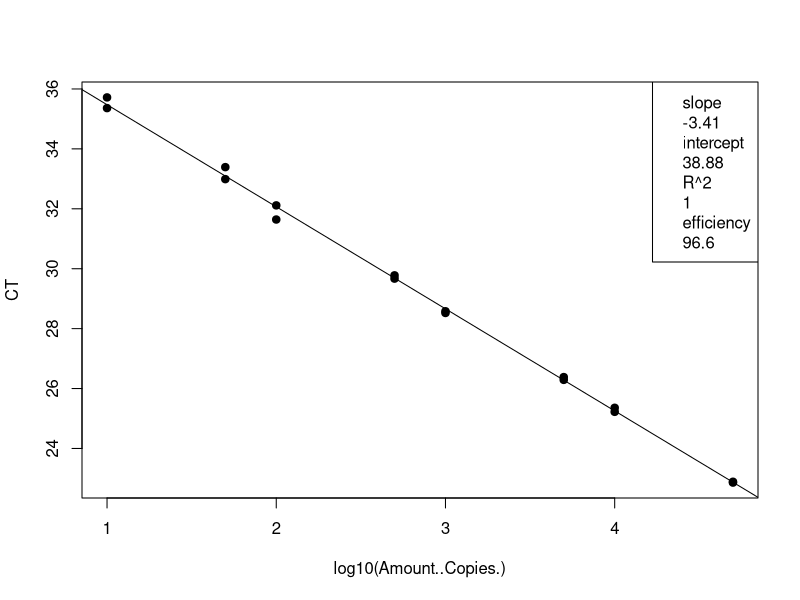
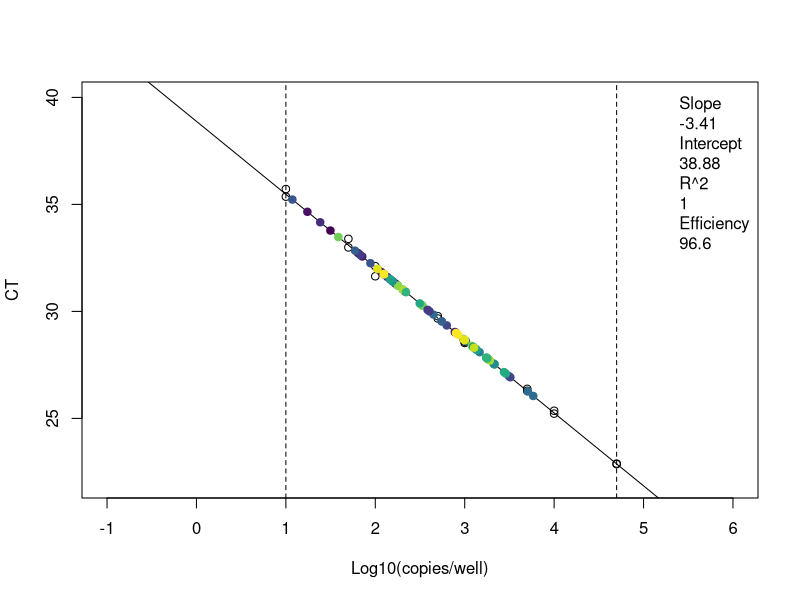
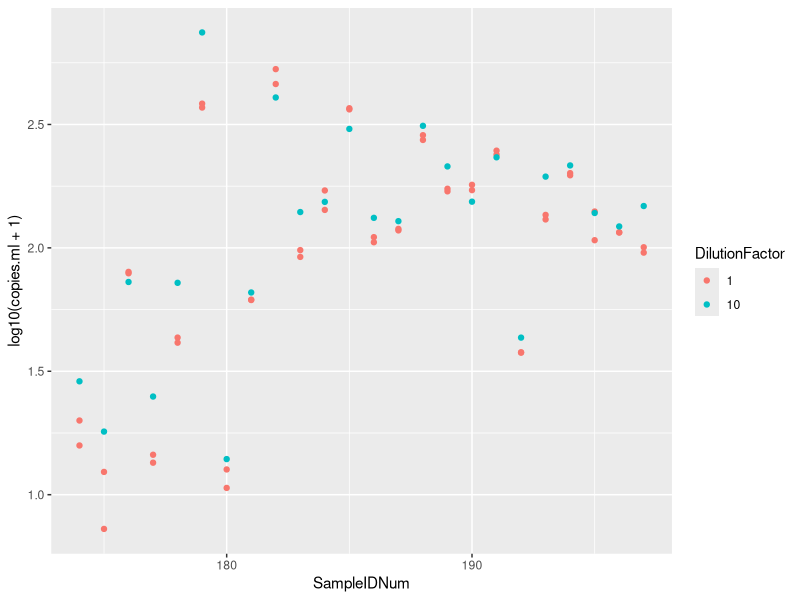

Generate these figures, in order, with R:
## ---- chunk 1
knitr::opts_chunk$set(echo = TRUE)

## ---- chunk 2
# clear workspace
rm(list=ls())

# load the data (note data file must be in this repository)
data <- read.csv("Plate9_GenBac_qPCRConversion.csv")
## ---- chunk 3
# linear regression of standard curve
standards = subset(data, Name == "STANDARD")
standardCurve <- lm(CT ~ log10(Amount..Copies.), data = standards)

# save the line info
standard_slope = standardCurve$coefficients[2]
standard_intercept = standardCurve$coefficients[1]
R2 = summary(standardCurve)$r.squared
efficiency =  (10^(-1/standardCurve$coefficients[2])-1)*100

# plot standards and best fit line
standardCurvePlot <- plot(CT ~ log10(Amount..Copies.), data = standards, pch=19) 
abline(coef(standardCurve)) 
legend("topright", legend = c(paste= "slope", round(standard_slope, 2), paste= "intercept", round(standard_intercept, 2), paste= "R^2", round(R2, 2), paste = "efficiency", round(efficiency, 1)))
## ---- chunk 4
# data set of unknowns including info on standard curve
unknowns = subset(data, Name == "UNKNOWN")

# add new columns to the data table
unknowns$plate_num = 9 # note:change to the actual plate number
unknowns$standard_slope = standard_slope
unknowns$standard_intercept = standard_intercept
unknowns$R2 = R2
unknowns$efficiency = efficiency
  
# add a new column that interpolates copies/well from Ct for the unknowns
unknowns$log.copies.well = (unknowns$CT - standard_intercept)/standard_slope
unknowns$copies.well = 10^unknowns$log.copies.well

# copies/ul extract accounting for dilution factor
vol.well = 3 # note:change to qPCR template volume in ul
unknowns$vol.well = vol.well
unknowns$copies.ul = ((unknowns$copies.well/vol.well)*unknowns$DilutionFactor)

# copies/extraction
vol.elution = 110 #note:change to DNA extraction elution volume in ul
unknowns$vol.elution = vol.elution
unknowns$copies.extraction = (unknowns$copies.ul*vol.elution)

# copies/ml #Volume is volume of sample filtered in mL
unknowns$copies.ml = (unknowns$copies.extraction/unknowns$Volume)
## ---- chunk 5
# set up the color palette
library(viridis)
unknowns$SampleIDNum = as.factor(as.character(unknowns$SampleIDNum)) # change to factor for colors
Colors = viridis(n=nlevels(unknowns$SampleIDNum)) # set the color levels to call on later

# check the range and adjust the limits in plot
range(unknowns$CT, na.rm=T) # y limits
range(unknowns$log.copies.well, na.rm =T) # x limits

# plot the standard curve again
standardCurvePlot <- plot(CT ~ log10(Amount..Copies.), data = standards,
                          xlim = c(-1,6), ylim = c(22,40),
                          xlab = "Log10(copies/well)",
                          ylab = "CT") 

# add boundaries and standard line
abline(v=log10(10), lty=2)
abline(v=log10(50000), lty=2)
abline(coef(standardCurve)) 

# add the sample data
standardCurvePlot <- points(CT ~ log.copies.well, data = unknowns, pch=19, 
                            col = Colors[unknowns$SampleIDNum])
legend("topright", inset = 0.002, box.lty=0, legend=c(paste= "Slope", round(standardCurve$coefficients[2], 2), 
                                                      paste= "Intercept", round(standardCurve$coefficients[1], 2), 
                                                      paste= "R^2", round(summary(standardCurve)$r.squared, 2),
                                                      paste = "Efficiency", round((10^(-1/standardCurve$coefficients[2])-1)*100, 1)))

## ---- chunk 6
# make a plot that compares the diluted to undiluted replicates for each sample including dilution factor
library("ggplot2")
unknowns$SampleIDNum <- as.numeric(as.character(unknowns$SampleIDNum)) # change to numeric
unknowns$DilutionFactor <- as.factor(as.character(unknowns$DilutionFactor)) # change to factor
qplot(SampleIDNum,log10(copies.ml+1), data=unknowns, col=DilutionFactor)
## ---- chunk 7
# write csv file
write.csv(unknowns, file = "Plate9_GenBac_ConvertedData.csv", row.names=FALSE, na="")

# average the replicates (if not strongly inhibited) and make a new file
library(dplyr)
data.average = unknowns %>% group_by(SampleIDNum) %>% summarise(copies.ml = mean(copies.ml, na.rm = T))
write.csv(data.average, file = "Plate9_GenBac_Averaged.csv", row.names=FALSE, na="")
